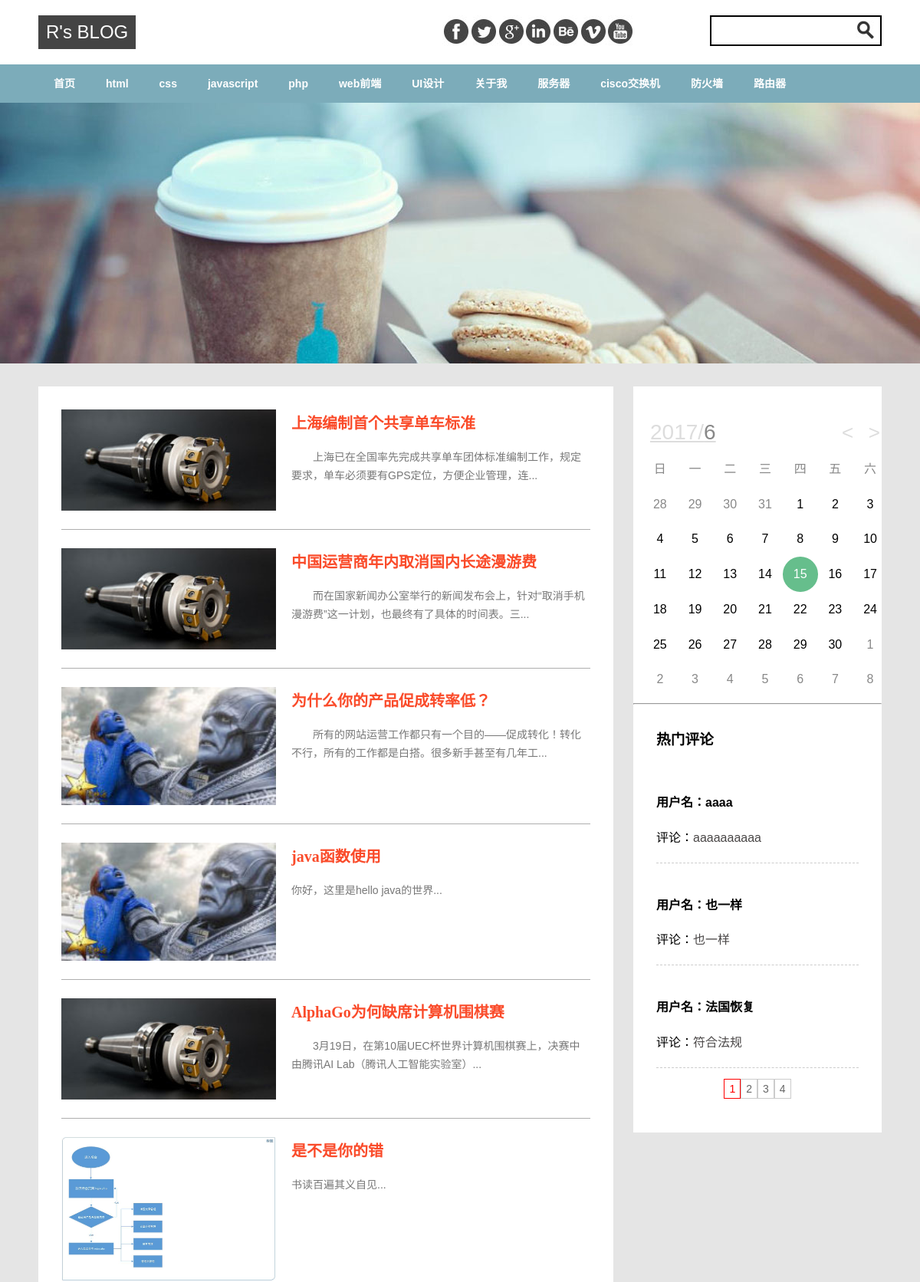
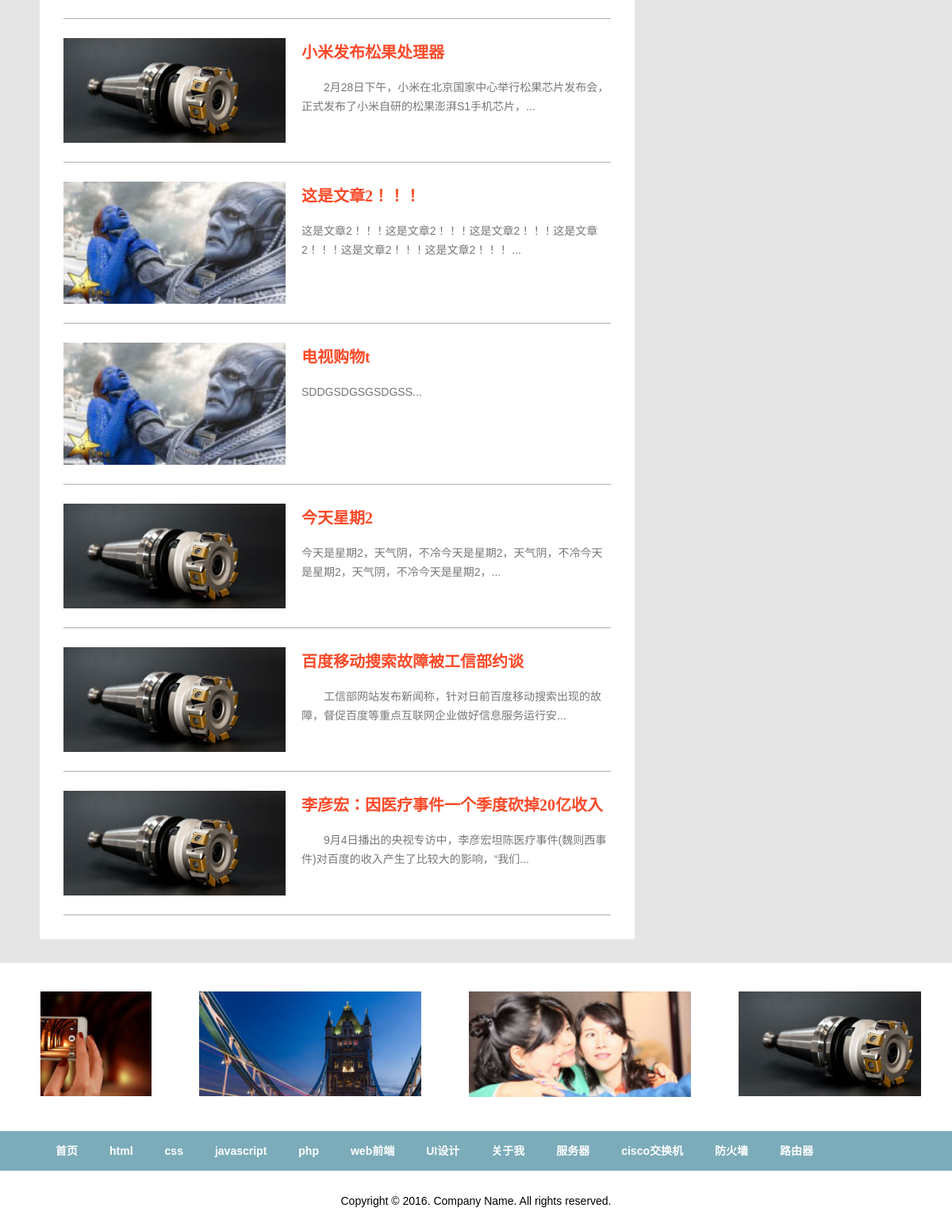
Screenshot of /search.php with the database file from the repository (2 pictures, top to bottom).
### tables this page shows
CREATE TABLE `category` (
  `id` int(11) NOT NULL AUTO_INCREMENT,
  `cate_name` varchar(50) DEFAULT NULL,
  `order_no` tinyint(4) DEFAULT NULL,
  PRIMARY KEY (`id`)
);

CREATE TABLE `article` (
  `id` int(11) NOT NULL AUTO_INCREMENT,
  `title` varchar(100) DEFAULT NULL,
  `cate_id` int(11) DEFAULT NULL,
  `author` varchar(20) DEFAULT NULL,
  `content` text,
  `intime` timestamp NOT NULL DEFAULT CURRENT_TIMESTAMP,
  `view` int(11) DEFAULT '0',
  `img` varchar(50) DEFAULT NULL,
  PRIMARY KEY (`id`)
);

CREATE TABLE `guestbook` (
  `id` int(11) NOT NULL AUTO_INCREMENT,
  `username` varchar(30) DEFAULT NULL,
  `art_id` int(11) DEFAULT NULL,
  `content` text,
  `intime` timestamp NOT NULL DEFAULT CURRENT_TIMESTAMP,
  `flag` tinyint(4) DEFAULT '0',
  PRIMARY KEY (`id`)
);

### search.php (the view, shortened to what this page needs)
<?php
include('./header.php');
?>
<div id="main">
    <ul>
        <?php
            $keywords=$_GET['keywords'];
            $sql="select * from article where title like '%$keywords%'";
            $rs=mysqli_query($conn,$sql);
            while($row=mysqli_fetch_assoc($rs)){
        ?>
            <li>
                <img src="./files/<?php echo $row['img']?>" alter=""/>
                <h4><?php echo '<a href="content.php?cate_id='.$row['cate_id'].'&id='.$row['id'].'">'.$row['title'].'</a>';?></h4>
                <p><?php echo mb_substr($row['content'],0,50,'utf-8').'...';?></p>
            </li>
        <?php
            }
        ?>
    </ul>
</div>
<?php
include('./right.php');
include('./footer.php');
?>

### header.php (shortened to what this page needs)
<?php
$conn=@mysqli_connect('localhost','root','root','blog') or die('error');
mysqli_query($conn,"set names utf8");
?>
<!DOCTYPE html>
<html>
<head>
    <link type="text/css" rel="stylesheet" href="skin/index.css"/>
    <link rel="stylesheet" href="skin/calendar.css">
</head>
<body>
<div id="header">
    <h1>R's BLOG</h1>
    <img src="images/icon.jpg" alt=""/>
    <form action="search.php" method="get">
        <input type="text" name="keywords" class="inbox"/>
        <input type="image" src="images/search.jpg" class="inbtn"/>
    </form>
</div>
<div class="menu_bg">
    <div id="menu">
        <a href="./index.php">首页</a>
        <?php
            $sql="select * from category";
            $rs=mysqli_query($conn,$sql);
            while($row=mysqli_fetch_assoc($rs)){
                ?>
         <a href="article.php?id=<?php echo $row['id'];?>"><?php echo $row['cate_name'];?></a>
        <?php
            }
        ?>
    </div>
</div>
<div class="banner">
        <div class="phoenix-feather"> <img src="images/6.jpg" alt="" width="100%"/> </div>
</div>
<div class="content_bg">
    <div id="content">

### right.php (shortened to what this page needs)
<?php
$conn=@mysqli_connect('localhost','root','root','blog') or die('error');
mysqli_query($conn,"set names utf8");
?>
<div id="rightbar">
    <ul class="right4">
    </ul>
    <div id="demo">
        <div id="ca"></div>
    </div>
    <hr/>
    <h3 class="right3">热门评论</h3>
    <ul class="right4">
        <?php
        $pagesize1=3;
        $page1=isset($_GET['page1']) ? $_GET['page1'] : 1;
        $sql="select * from article";
        $rs=mysqli_query($conn,$sql);
        $records1=mysqli_num_rows($rs);
        $pagecount1=ceil($records1/$pagesize1);
        $start1=($page1-1)*$pagesize1;
        $sql3="select guestbook.*,article.id,article.cate_id,article.view from guestbook,article where guestbook.art_id=article.id order by intime desc limit $start1,$pagesize1";
        $rs3=mysqli_query($conn,$sql3);
        while($row=mysqli_fetch_assoc($rs3)){
        ?>
        <li>
            <h4>用户名：<?php echo $row['username'];?></h4>
            评论：<a href="content.php?id=<?php echo $row['art_id'];?>&cate_id=<?php echo $row['cate_id'];?>"><?php echo $row['content'];?></a>
        </li>
        <?php
        }
        echo '<div class="page">';
        for($i=1;$i<=$pagecount1;$i++){
            if($i==$page1){
                echo '<a href="index.php?page1='.$i.'" class="on">'.$i.'</a>';
            }else{
                echo '<a href="index.php?page1='.$i.'">'.$i.'</a>';
            }
        }
        echo '</div>';
        ?>
    </ul>
</div>

### footer.php (shortened to what this page needs)
</div>
</div>
<div class="other_bg">
    <div id="other">
        <div id="box">
            <ul>
                <li><img src="images/pic1.jpg" width="280"></li>
                <li><img src="images/pic4.jpg" width="280"></li>
                <li><img src="images/pic5.jpg" width="280"></li>
                <li><img src="images/pic6.jpg" width="280"></li>
            </ul>
        </div>
    </div>
</div>
<div class="menu_bg">
    <div id="menu">
        <a href="./index.php">首页</a>
        <?php
        $sql="select * from category";
        $rs=mysqli_query($conn,$sql);
        while($row=mysqli_fetch_assoc($rs)){
            ?>
            <a href="article.php?id=<?php echo $row['id'];?>"><?php echo $row['cate_name'];?></a>
            <?php
        }
        ?>
    </div>
</div>
<div id="footer">
    Copyright &copy; 2016. Company Name. All rights reserved.
</div>
</body>
</html>

### skin/index.css (style rules this page uses)
html,body { background:#fff;margin:0;padding:0;font-family:Arial; }
#header,#menu,#content,#other { width:1100px;margin:0 auto; }
#header { overflow:hidden;padding:20px 0; }
#header h1 { margin:0;padding:0; }
#header h1 { float:left;background:#444;color:#fff;font:24px/36px Arial;padding:4px 10px;margin-right:400px; }
#header img { float:left; }
#header form { float:right;position:relative;width:224px; }
#header input { position:absolute; }
#header .inbox { height:36px;font:18px/36px 微软雅黑;padding:0 10px;border:2px solid #000;width:200px; }
#header .inbtn { left:190px;top:6px; }
.menu_bg { background:#7cacba;height:50px; }
#menu a { text-decoration:none;color:#fff;display:block;float:left;padding:0 20px;font:bold 14px/50px Arial; }
.banner img { display:block; }
.content_bg { background:#e5e5e5; }
#content { overflow:hidden;padding:30px 0; }
#main { width:750px;float:left;background:#fff; }
#main ul { list-style:none;margin:6px 30px 30px;padding:0; }
#main li { overflow:hidden;border-bottom:1px solid #aeaeae;padding:24px 0; }
#main li img { float:left;margin-right:20px;width:280px; }
#main li h4 { font:bold 20px/36px verdana; color:#fa4b2a;margin:0; }
#main li h4 a { color:#fa4b2a;text-decoration:none; }
#main li p { font:14px/24px arial;color:#777; }
.page { text-align:center;font:14px/14px verdana,arial;margin:20px; }
.page a { border:1px solid #ccc;text-decoration:none;padding:4px 6px;color:#666; }
.page a:hover,.page a.on { border:1px solid #f00;color:#f00; }
#rightbar { width:324px;float:right;background:#fff; }
.right3 { padding-left:30px;margin:30px 0 16px; }
.right4 { list-style:none;margin:0;padding:0 30px 30px; }
.right4 li { overflow:hidden;padding:20px 0;border-bottom:1px dashed #ccc; }
.right4 li a { text-decoration:none;color:#4a4747;font:16px/24px arial; }
.other_bg { background:#fff; }
#other { color:#fff; }
#other ul { list-style:none;margin:0;padding:30px 0;line-height:22px;font-size:14px;overflow:hidden; }
#other li { float:left;width:220px;margin-right:130px; }
#footer { background:#fff;text-align:center;padding:30px 0;font-size:14px; }
#box { width:1110px; border:1px solid #fff; height:210px; position:relative; overflow:hidden; }
#box ul { position:absolute; left:0; top:0; }
#box ul li { width:200px; height:200px; float:left; padding:5px; }

### skin/calendar.css (style rules this page uses)
.calendar { width: 280px; height: 330px; }

### header.php (style rules this page uses)
ul, ol, li { list-style: none; padding: 0; margin: 0; }
#demo { width: 300px; margin: 5px auto; }

### rows the page displays
category: cate_name "html"
category: cate_name "css"
category: cate_name "javascript"
category: cate_name "php"
category: cate_name "web前端"
category: cate_name "UI设计"
category: cate_name "关于我"
category: cate_name "服务器"
category: cate_name "cisco交换机"
category: cate_name "防火墙"
category: cate_name "路由器"
article: img (picture), title "上海编制首个共享单车标准", content "上海已在全国率先完成共享单车团体标准编制工作，规定要求，单车必须要有GPS定位，方便企业管理，连"
article: img (picture), title "中国运营商年内取消国内长途漫游费", content "而在国家新闻办公室举行的新闻发布会上，针对“取消手机漫游费”这一计划，也最终有了具体的时间表。三"
article: img (picture), title "为什么你的产品促成转率低？", content "所有的网站运营工作都只有一个目的——促成转化！转化不行，所有的工作都是白搭。很多新手甚至有几年工"
article: img (picture), title "java函数使用", content "你好，这里是hello java的世界"
article: img (picture), title "AlphaGo为何缺席计算机围棋赛", content "3月19日，在第10届UEC杯世界计算机围棋赛上，决赛中由腾讯AI Lab（腾讯人工智能实验室）"
article: img (picture), title "是不是你的错", content "书读百遍其义自见"
article: img (picture), title "小米发布松果处理器", content "2月28日下午，小米在北京国家中心举行松果芯片发布会，正式发布了小米自研的松果澎湃S1手机芯片，"
article: img (picture), title "这是文章2！！！", content "这是文章2！！！这是文章2！！！这是文章2！！！这是文章2！！！这是文章2！！！这是文章2！！！"
article: img (picture), title "电视购物t", content "SDDGSDGSGSDGSS"
article: img (picture), title "今天星期2", content "今天是星期2，天气阴，不冷今天是星期2，天气阴，不冷今天是星期2，天气阴，不冷今天是星期2，"
article: img (picture), title "百度移动搜索故障被工信部约谈", content "工信部网站发布新闻称，针对日前百度移动搜索出现的故障，督促百度等重点互联网企业做好信息服务运行安"
article: img (picture), title "李彦宏：因医疗事件一个季度砍掉20亿收入", content "9月4日播出的央视专访中，李彦宏坦陈医疗事件(魏则西事件)对百度的收入产生了比较大的影响，“我们"
guestbook: username "aaaa", content "aaaaaaaaaa"
guestbook: username "也一样", content "也一样"
guestbook: username "法国恢复", content "符合法规"
